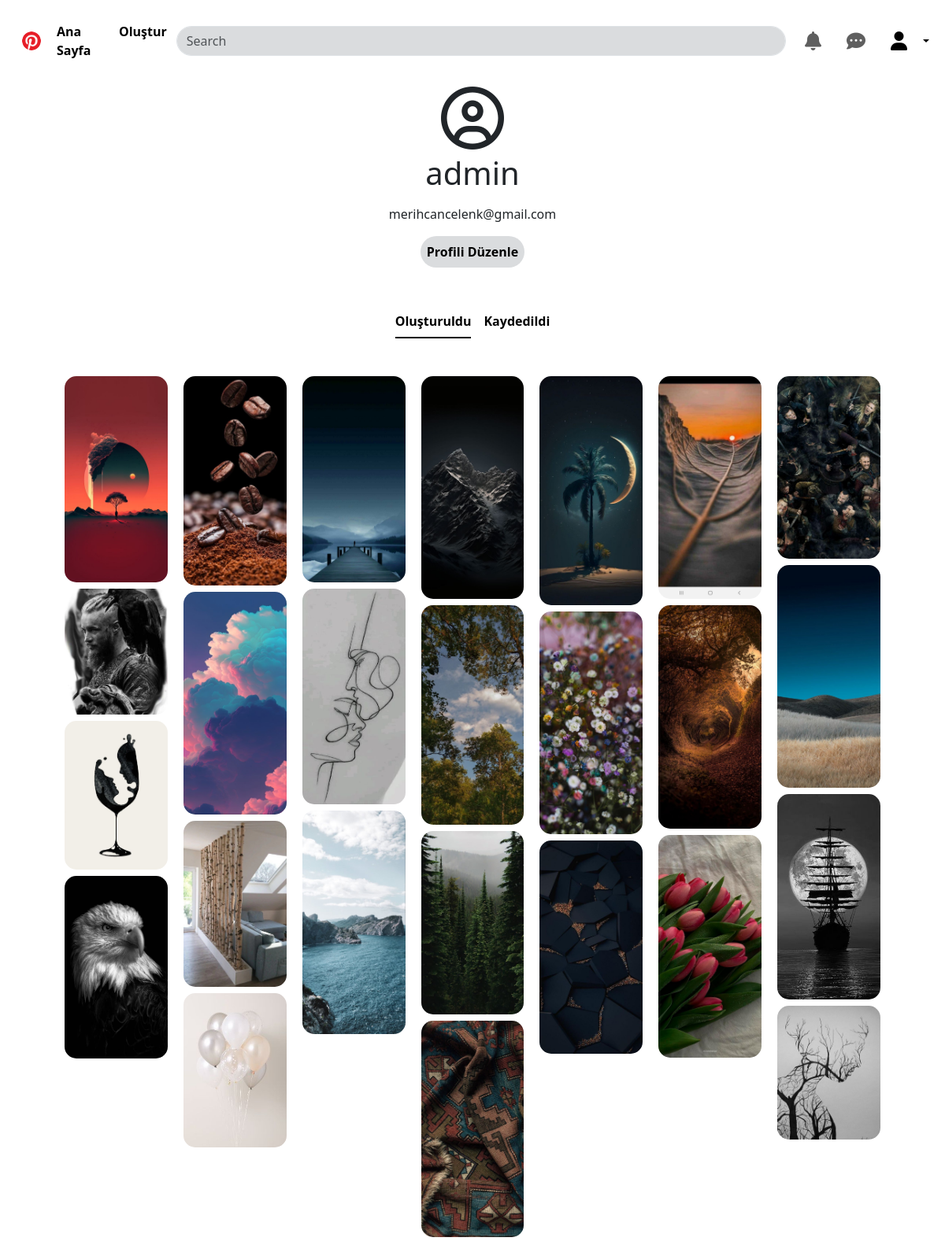
/main/profil/ (signed in), run on an earlier commit of the app's database.
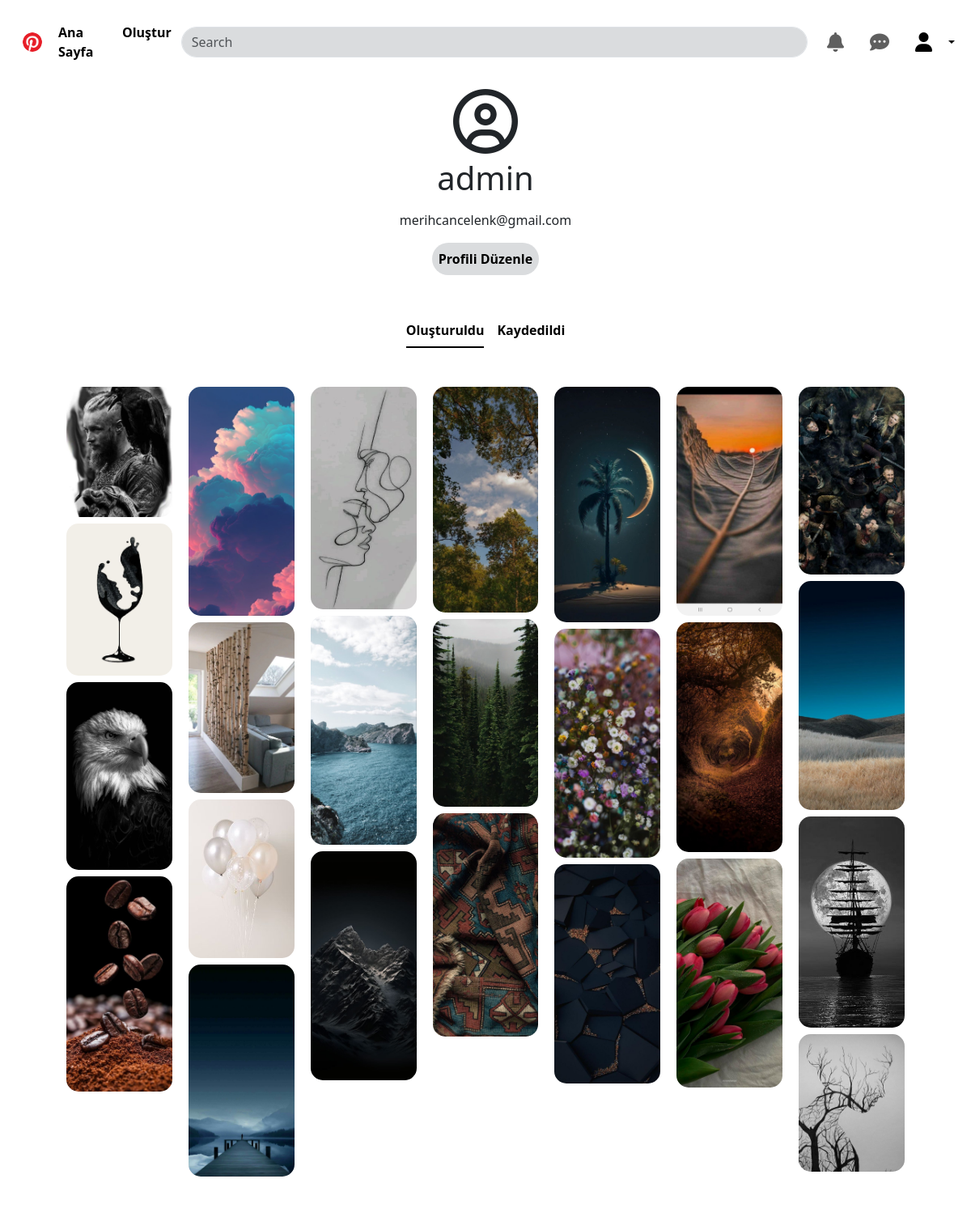
And on a later commit of the database.
### secondMain/models.py (models this page shows, shortened)
class Resim(models.Model):
    kullanici = models.ForeignKey(User, on_delete=models.CASCADE, null = True)
    baslik = models.TextField(max_length=250, verbose_name='Resim Başlığı')
    kategori = models.ManyToManyField(Kategori)
    aciklama = models.TextField(max_length=2000, blank=True, verbose_name='Resim Açıklaması')
    resim = models.FileField(upload_to = 'Resimler/', null = True , verbose_name='Resim Yükle')

### secondMain/views.py (the view)
# urls.py: path('profil/',profil,name='profil'),
def profil(request):
    resimler = Resim.objects.filter(kullanici=request.user)
    context = {
        'resimler':resimler,
        }
    return render(request,'profil.html',context)

### secondMain/templates/profil.html (shortened to what this page needs)
{% extends "main.html" %}
{% block navbar %}
    <nav class="navbar navbar-expand-lg sticky-top bg-white">
        <div class="container-fluid m-2">
          <a class="navbar-brand m-0" href="/"><img src="/static/secondmain-img/logo_icon.png" class="logo rounded-5 p-2" width="40" height="40" alt="logo"></a>
          <div class="collapse navbar-collapse" id="navbarSupportedContent">
            <ul class="navbar-nav mb-2  mb-lg-0">
              <li class="nav-item">
                <a class="nav-link rounded-5" aria-current="page" href="/main/"><p>Ana Sayfa</p> </a>
              </li>
              <li class="nav-item">
                <a class="nav-link" href="/main/olustur/" aria-current="page">
                  <p>Oluştur</p>
                </a>
              </li>
            </ul>
            <form class="d-flex arama" action="/main/" method="GET" role="search">
              <input class="form-control me-2 bg-secondary bg-opacity-25 rounded-5" name="search"  type="search" placeholder="Search" aria-label="Search" value="{{search}}">
            </form>
            <div class="d-flex align-items-center">
            <i class="fa-solid fa-bell fa-xl px-3" style="color: #5f5f5f;"></i>
            <i class="fa-solid fa-comment-dots fa-xl px-3" style="color: #5f5f5f;"></i>
            <a href="/main/profil/"><i class="fa-solid fa-user fa-xl px-3" style="color: black;"></i></a>
            <li class="nav-item dropdown  list-unstyled">
              <a class="nav-link dropdown-toggle" href="#" role="button" data-bs-toggle="dropdown" aria-expanded="false">
              </a>
            </li>
            </div>
          </div>
        </div>
      </nav>
{% endblock navbar %}
{% block content %}
<div class="container-fluid">
    <div class="m-auto text-center fs-1 mt-3">
        <i class="fa-regular fa-circle-user fa-2xl"></i>
    </div>
    <div class="text-center mt-3">
        <h1 class="mt-2">{{user.username}}</h1>
        <p class="mt-3 fs-6 fw-lighter">{{user.email}}</p>
        <button class="bg-secondary bg-opacity-25 fw-semibold border-0 rounded-5 p-2" href="">Profili Düzenle</button>
    </div>
    <ul class="nav nav-underline justify-content-center mt-5" id="myTab" role="tablist">
      <li class="nav-item " role="presentation">
        <button class="nav-link active text-black fw-bolder" id="home-tab" data-bs-toggle="tab" data-bs-target="#home-tab-pane" type="button" role="tab" aria-controls="home-tab-pane" aria-selected="true">Oluşturuldu</button>
      </li>
      <li class="nav-item" role="presentation">
        <button class="nav-link text-black fw-bolder" id="profile-tab" data-bs-toggle="tab" data-bs-target="#profile-tab-pane" type="button" role="tab" aria-controls="profile-tab-pane" aria-selected="false">Kaydedildi</button>
      </li>
    </ul>
    <div class="tab-content" id="myTabContent">
      <div class="tab-pane fade show active" id="home-tab-pane" role="tabpanel" aria-labelledby="home-tab" tabindex="0">
        <div class="container-fluid bg-white resimler mt-5">
        {% for i in resimler %}
        <div class="box position-relative mb-2">
          <a href="{% url 'detay' i.id %}">
          <img  src="{{i.resim.url}}" alt="">
          </a>
        </div>
        {% endfor %}
      </div>
    </div>
</div>
{% endblock content %}

What changed in the data, as far as the page shows it:
no longer on this page (row edited): Resim: resim (picture)
